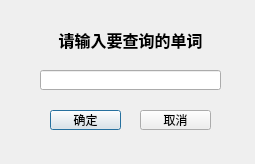
<?xml version="1.0" encoding="UTF-8"?>
<ui version="4.0">
 <class>Renew</class>
 <widget class="QDialog" name="Renew">
  <property name="geometry">
   <rect>
    <x>0</x>
    <y>0</y>
    <width>255</width>
    <height>164</height>
   </rect>
  </property>
  <property name="windowTitle">
   <string>Dialog</string>
  </property>
  <widget class="QLabel" name="label">
   <property name="geometry">
    <rect>
     <x>40</x>
     <y>10</y>
     <width>181</width>
     <height>61</height>
    </rect>
   </property>
   <property name="font">
    <font>
     <family>宋体</family>
     <pointsize>12</pointsize>
     <weight>75</weight>
     <bold>true</bold>
    </font>
   </property>
   <property name="text">
    <string>&lt;html&gt;&lt;head/&gt;&lt;body&gt;&lt;p&gt;请输入要查询的单词&lt;/p&gt;&lt;/body&gt;&lt;/html&gt;</string>
   </property>
   <property name="alignment">
    <set>Qt::AlignCenter</set>
   </property>
  </widget>
  <widget class="QPushButton" name="btnOK">
   <property name="geometry">
    <rect>
     <x>50</x>
     <y>110</y>
     <width>71</width>
     <height>20</height>
    </rect>
   </property>
   <property name="font">
    <font>
     <family>宋体</family>
     <pointsize>9</pointsize>
    </font>
   </property>
   <property name="text">
    <string>确定</string>
   </property>
  </widget>
  <widget class="QPushButton" name="btnCancel">
   <property name="geometry">
    <rect>
     <x>140</x>
     <y>110</y>
     <width>71</width>
     <height>20</height>
    </rect>
   </property>
   <property name="font">
    <font>
     <family>宋体</family>
     <pointsize>9</pointsize>
    </font>
   </property>
   <property name="text">
    <string>取消</string>
   </property>
  </widget>
  <widget class="QLineEdit" name="lineEdit">
   <property name="geometry">
    <rect>
     <x>40</x>
     <y>70</y>
     <width>181</width>
     <height>20</height>
    </rect>
   </property>
  </widget>
 </widget>
 <resources/>
 <connections/>
</ui>
